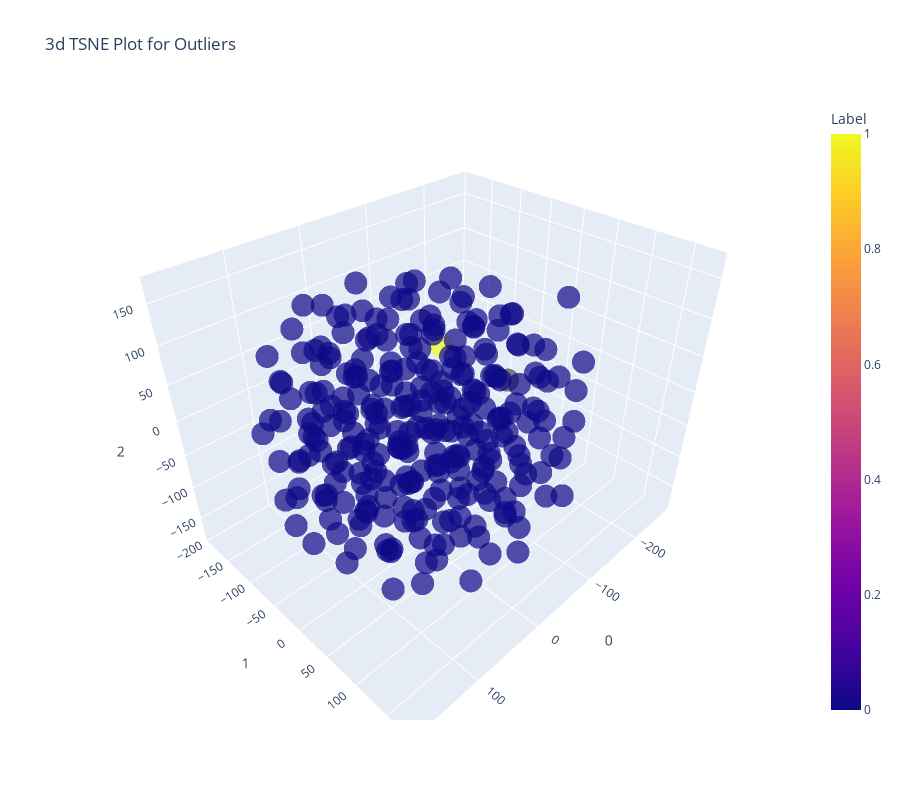

Notebook source saved alongside this figure:
### Code cell
plot_model(svm)

### Figure 1 — Plotly figure (JSON) as saved in the notebook; plotly's stock layout.template omitted (floating-point values rounded to 4 significant figures; data arrays with more than 128 entries replaced by an {"elided": "..."} marker saying what was removed)
{"data": [{"customdata": {"elided": "285x1 str values"}, "hovertemplate": "0=%{x}<br>1=%{y}<br>2=%{z}<br>Feature=%{customdata[0]}<br>Label=%{marker.color}<extra></extra>", "legendgroup": "", "marker": {"color": {"elided": "285 int values"}, "coloraxis": "coloraxis", "opacity": 0.7, "symbol": "circle"}, "mode": "markers", "name": "", "scene": "scene", "showlegend": false, "type": "scatter3d", "x": {"elided": "285 float values"}, "y": {"elided": "285 float values"}, "z": {"elided": "285 float values"}}], "layout": {"coloraxis": {"colorbar": {"title": {"text": "Label"}}, "colorscale": [[0, "#0d0887"], [0.1111, "#46039f"], [0.2222, "#7201a8"], [0.3333, "#9c179e"], [0.4444, "#bd3786"], [0.5556, "#d8576b"], [0.6667, "#ed7953"], [0.7778, "#fb9f3a"], [0.8889, "#fdca26"], [1, "#f0f921"]]}, "height": 800, "legend": {"tracegroupgap": 0}, "scene": {"domain": {"x": [0, 1], "y": [0, 1]}, "xaxis": {"title": {"text": "0"}}, "yaxis": {"title": {"text": "1"}}, "zaxis": {"title": {"text": "2"}}}, "title": {"text": "3d TSNE Plot for Outliers"}, "width": 900}}
